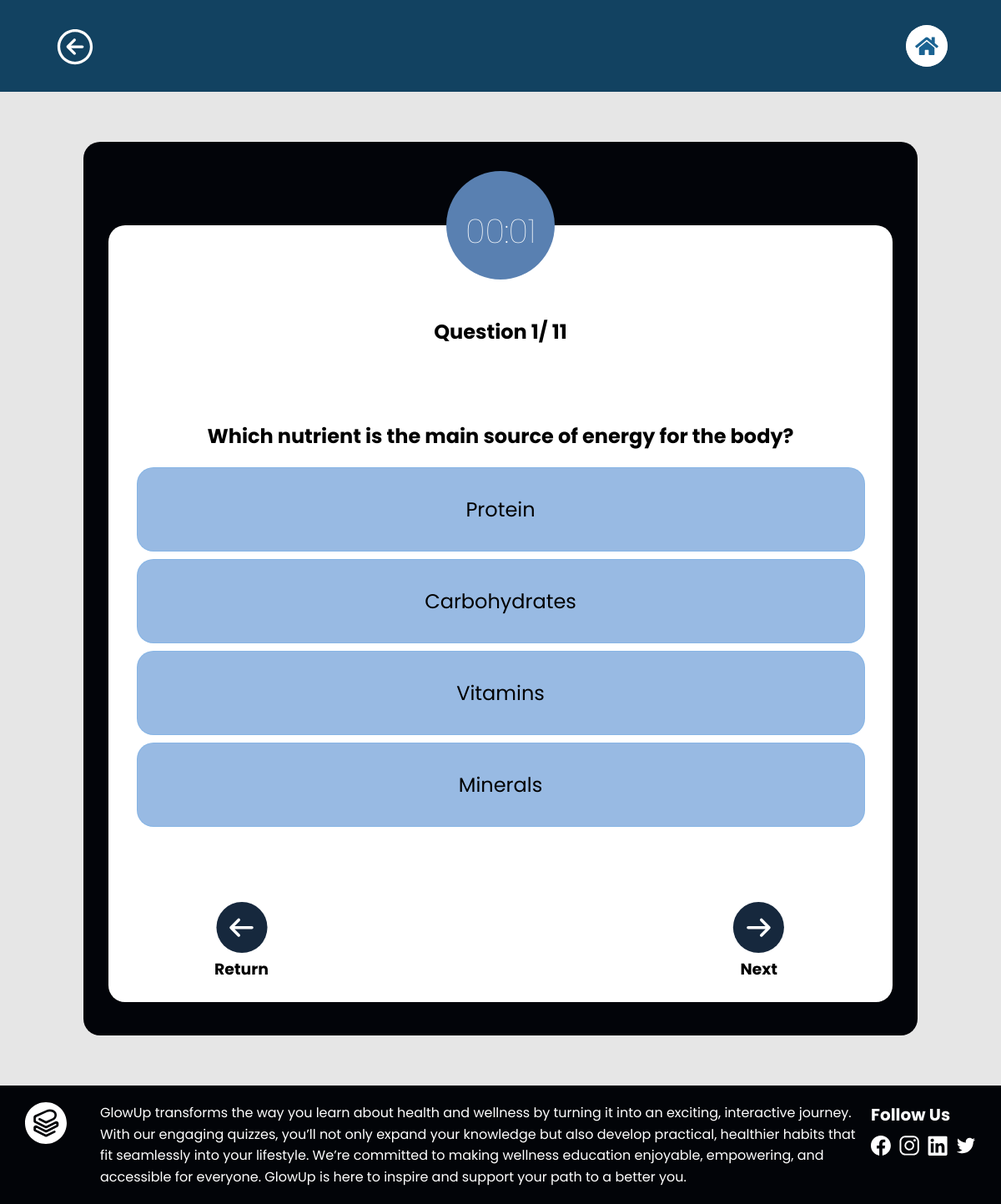
Page /quiz.php (signed in) on the committed database.
### tables this page shows
CREATE TABLE `quiz_db` (
  `quiz_id` int(5) NOT NULL,
  `question` text NOT NULL,
  `A` varchar(150) NOT NULL,
  `B` varchar(150) NOT NULL,
  `C` varchar(150) NOT NULL,
  `D` varchar(150) NOT NULL,
  `correct_answer` char(1) NOT NULL,
  `points` int(3) NOT NULL
);

### quiz.php (the view, shortened to what this page needs)
<?php
include 'connection.php';
$current_question = $_SESSION['current_question'];
$current_quiz_id = $_SESSION['quiz_ids'][$current_question - 1];
$query = "SELECT * FROM quiz_db WHERE quiz_id = ?";
$stmt = $connection->prepare($query);
$stmt->bind_param("i", $current_quiz_id);
$stmt->execute();
$result = $stmt->get_result();
$question = $result->fetch_assoc();
?>
<!DOCTYPE html>
<html lang="en">
<head>
    <link rel="stylesheet" href="css/quiz.css">
</head>
<?php include 'header2.php'; ?>
<body>
    <div class="question-bg">
        <div class="question-area">
            <div class="time-circle">
                <h2 id = "minutes">00:00</h2>
            </div>
            <div id="quiz" class="justify-center flex-column">
                <h2 id = "questionNumber">Question
                    <span id="currentQuestion"><?php echo $current_question;?></span>/
                    <span id = "totalQuestions"><?php echo $_SESSION['totalQuestions'];?></span>
                </h2>
                    <h2 id ="question-text"><?php echo htmlspecialchars($question["question"]);?></h2>
                <?php foreach (["A", "B", "C", "D"] as $option) :?>
                    <div class="choice-container" data-option= "<?php echo $option; ?>">
                        <p class="choice-text"><?php echo htmlspecialchars($question[$option]);?></p>
                    </div>
                <?php endforeach; ?>
            </div>
            <div class ="button-container">
                <img src="icons/icon_Return.svg" alt="Return Button" id="returnBtn">
                <img src="icons/icon_Next.svg" alt="Next Button" id="nextBtn">
            </div>
        </div>
    </div>
    <footer>
        <?php include 'adminfooter.php';?>
    </footer>
</body>
</html>

### css/quiz.css (style rules this page uses)
body { background-color:#E6E6E6; display:flex; flex-direction: column; justify-content:flex-start; height:100%; width:100%; padding:0%; margin:0; }
.question-bg { display: flex; flex-direction: column; border-radius:20px; width:90%; max-width:1000px; min-width: 300px; height:auto; min-height:500px; margin:5% auto; background-color:#020409; position:relative; overflow: hidden; }
.time-circle { background-color:#5980B1; width: 130px; height:130px; border-radius:50%; position: absolute; top:0; left: 50%; transform: translate(-50%, -50%); display: flex; justify-content:center; align-items: center; }
.time-circle h2 { font-size: 2.5rem; color: white; font-weight:100; margin:0; padding:0; line-height:1; text-align: center; }
.question-area { width:90%; height:90%; border-radius:20px; padding:2%; margin: 10% 2% 4% 2%; background-color:white; overflow: visible; position: relative; align-self:center; }
.question-area h2 { text-align: center; margin-top:10%; }
.choice-container { display:flex; align-items:center; justify-content:center; margin:0 auto 1%; border-radius:20px; width:95%; min-height:80px; font-size:1.5rem; border:0.1rem solid rgb(86,165,235,0.25); background-color: #98BAE3; padding:8px; gap: 10px; }
.choice-text { padding:0; }
.button-container { display: flex; justify-content: space-between; align-items: center; margin-top: 10%; margin-left: 10%; margin-right: 10%; position: relative; }
#returnBtn, #nextBtn { width: 100px; height: 100px; cursor: pointer; }

### css/footstyle.css (style rules this page uses)
body { margin: 0; font-family: 'Poppins', sans-serif; }

### rows in the picture
quiz_db: question "Which nutrient is the main source of energy for the body?", A "Protein", B "Carbohydrates", C "Vitamins", D "Minerals"

### other values in the picture
$current_question "1"
$_SESSION['totalQuestions'] "11"
